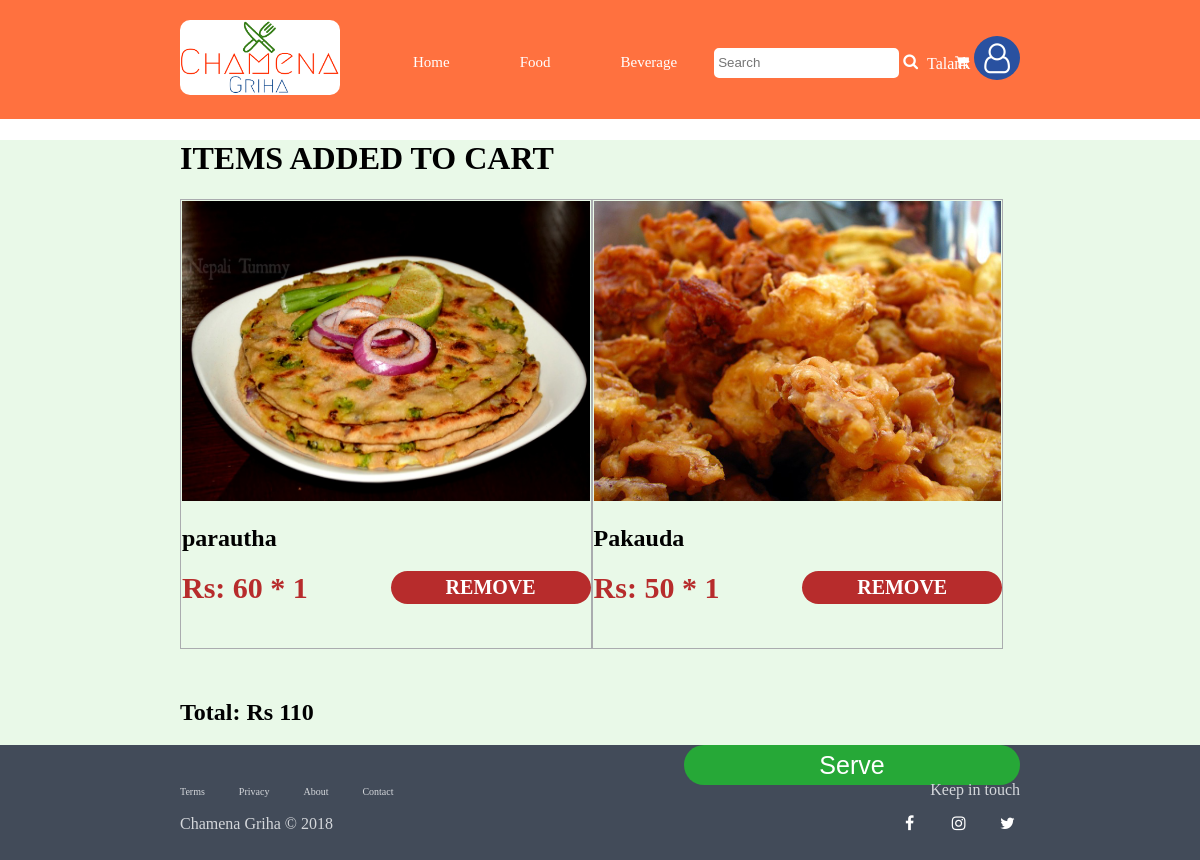
Screenshot of /customer/customer_cart.php (signed in) with the database file from the repository.
### tables this page shows
CREATE TABLE `student` (
  `reg_id` bigint(20) NOT NULL,
  `first_name` varchar(50) DEFAULT NULL,
  `last_name` varchar(50) DEFAULT NULL,
  `u_id` int(11) DEFAULT NULL,
  `photo` varchar(50) NOT NULL,
  `account_no` int(4) DEFAULT NULL,
  `phone` bigint(20) DEFAULT NULL,
  `gender` varchar(6) DEFAULT NULL
);

CREATE TABLE `food` (
  `food_id` int(11) NOT NULL,
  `name` varchar(20) DEFAULT NULL,
  `price` float NOT NULL,
  `photo` varchar(50) DEFAULT NULL,
  `food_desc` varchar(250) DEFAULT NULL
);

CREATE TABLE `cart` (
  `item_id` int(6) NOT NULL,
  `u_id` int(10) NOT NULL,
  `food_id` int(10) NOT NULL,
  `quantity` int(2) NOT NULL,
  `status` int(1) NOT NULL
);

### process/fname.php (called while the page is built, shortened)
 <?php
if ($_SESSION['type']==0)
	$table = "student";
$u_id= $_SESSION['u_id'];
$query = "select * from `{$table}` where u_id =$u_id";
$result = mysqli_query($conn, $query);
$row = mysqli_fetch_array($result);
$firstname = $row['first_name'];
?>

### customer/customer_cart.php (the view, shortened to what this page needs)
<!DOCTYPE html>
<html>
<head>
	<link rel="stylesheet" type="text/css" href="../font-awesome/css/font-awesome.min.css">
	<link rel="stylesheet" type="text/css" href="../css/style.css">
	<link rel="stylesheet" type="text/css" href="../css/login.css">
	<link rel="stylesheet" type="text/css" href="../css/signup.css">
	<link rel="stylesheet" type="text/css" href="../css/customer_home.css">
	<link rel="stylesheet" type="text/css" href="../css/canteen_home.css">
	<link rel="stylesheet" type="text/css" href="../css/clz_admin_home.css">
</head>
<body>
	<?php
	include('customer_header.php');
	?>
<div class="container">
	<div class="content-wrap">
		<div id="cart">
			<h1>ITEMS ADDED TO CART</h1>
			<div class="cart-box">
				<div class="items-added">
					<?php
						include '../process/db_conn.php';
						$u_id=$_SESSION['u_id'];
						$total_price=0;
						$query="select food_id,name, price, photo from food where food_id in (select food_id from cart where u_id=$u_id)";
						$result=mysqli_query($conn,$query);
						if ($result) {
							$nums=mysqli_num_rows($result);
							if($nums>0){
								while($row=mysqli_fetch_array($result)){
									$food_id=$row['food_id'];
									$query2="select quantity,status from cart where u_id=$u_id and food_id=$food_id";
									$result2=mysqli_query($conn,$query2);
									$row2=mysqli_fetch_array($result2);
									$total_price += ($row['price']*$row2['quantity']);
									echo"<div class=cart-item>
											<img src=../images/food/$row[photo]>
											<h2>$row[name]</h2>
											<span>Rs: $row[price] * $row2[quantity]</span>
											<input type=number name=food_id id=food_id value=$row[food_id] style='display: none'>
											<a href=../process/remove_from_cart.php?food_id=$row[food_id]>Remove</a>
										</div>";
								}
							}
						}
					 ?>
				</div>
				<div class="total order serve">
					<h2>Total: Rs <?php echo "$total_price"; ?></h2>
					<?php
						$query="select status from cart where u_id=$u_id";
						$result = mysqli_query($conn, $query);
						$nums=mysqli_num_rows($result);
						if($nums>0){
							$status=0;
							while ($row=mysqli_fetch_array($result)) {
								$status += $row['status'];
							}
							if ($status==0) {
								echo "<form action=../process/order_process.php method=GET>
										<input type=submit name=order value=Order id=order_btn>
									</form>";
							}
							else
								echo "<form action=../process/serve_process.php method=GET>
										<input type=submit name=serve value=Serve id=serve_btn>
									</form>";
						}
				 	?>
				</div>
			</div>
		</div>
	</div>
</div>
<?php
	include('../footer.php');
 ?>

### customer/customer_header.php (shortened to what this page needs)
<header class="customer">
	<div class="content-wrap">
		<img src="../images/logo.PNG">
		<div class="nav-customer">
			<ul>
				<li><a href="../index.php" class="cool-links">Home</a></li>
				<li><a href="customer_food.php" class="cool-links">Food</a></li>
				<li><a href="customer_beverage.php" class="cool-links" >Beverage</a></li>
				<li><label class="search-box">
						<input type="text" name="search" placeholder="Search" class="search">
						<i class="fa fa-search" aria-hidden="true"></i>
					</label>
				</li>
				<li><a href="customer_cart.php" class="cart"><i class="fa fa-shopping-cart" aria-hidden="true"></i>
					<span style="font-size: 13px; margin-left: 3px;" id="number_on_cart">
					</span></a></li>
			</ul>
		</div>
		<div class="acc-settings">
			 <label class="acc">
			 	<span style="color: #fff;">
			 	<?php
			 		include_once('../process/db_conn.php');
					include('../process/fname.php');
					echo"$firstname";
				 ?>
			 	</span>
				<i  onclick="myFunction()" class="fa fa-user-o dropbtn" aria-hidden="true"></i>
			</label>
		</div>
	</div>
</header>

### css/style.css (style rules this page uses)
html { box-sizing: border-box; }
*, *:before, *:after { box-sizing: inherit; }
body { margin: 0; padding: 0; background-image: url("../images/background.png"); background-size: cover; font-family: "Microsoft JhengHei Light"; }
header, footer { width: 100%; padding: 20px 0px; }
.container { width: 100%; background: #e9f9e8; }
.content-wrap { position: relative; margin: auto; max-width: 70%; }
header { background: #ff713f; margin-bottom: 20px; }
header img { width: 160px; border-radius: 10px; }
.search { height: 30px; border-radius: 5px; border: 2px solid #fff; outline: none; }
.search-box i { cursor: pointer; }
.acc-settings { display: inline-block; position: absolute; top: 20%; right: 0; }
.acc-settings label { cursor: pointer; }
.dropbtn { background: #2951a0; font-size: 30px; padding: 7px 10px; border-radius: 50%; color: #fff; border: none; outline: none; cursor: pointer; }

### css/customer_home.css (style rules this page uses)
.nav-customer { position: absolute; top: 35%; display: inline-block; }
.nav-customer li a { text-decoration: none; color: #fff; margin: 2.2em; padding: 5px 0; font-size: 20px; }
@media (max-width:1400px) { .nav-customer li a { font-size: 15px; } }
ul { display: inline; list-style-type: none; }
li { display: inline; text-decoration: none; color: #fff; }
.food-item a, .beverage-item a, .cart-item a { position: absolute; display: inline-block; right: 0; width:200px; color: #fff; font-size: 20px; font-weight: 900; border-radius: 50px; padding: 5px; margin-bottom: 5px; text-align: center; text-decoration: none; text-transform: uppercase; background: #b72c2c; }
.cart-item { position: relative; display: inline-block; margin-bottom: 30px; height: 450px; width: 49%; border: 1px solid #aaacaf; padding: 1px; }
.cart-item img { width: 100%; height: 300px; }
.cart-item span { font-size: 30px; font-weight: bold; color: #b72c2c; }
.total.order.serve h2 { position: relative; display: inline-block; }
.cart-box form input[name="order"], .cart-box form input[name="serve"] { display: inline-block; position: absolute; right: 0; height: 30px; border: none; color: white; outline: none; height: 40px; width: 40%; cursor: pointer; font-size: 25px; border-radius: 50px; }
.cart-box form input[name="serve"] { background: #26a837; }

### css/canteen_home.css (style rules this page uses)
ul { display: inline; list-style-type: none; }
li { display: inline; text-decoration: none; color: #fff; }

### css/clz_admin_home.css (style rules this page uses)
ul { display: inline; list-style-type: none; }
li { display: inline; text-decoration: none; color: #fff; }

### customer/customer_header.php (style rules this page uses)
body { margin: 0; padding: 0; background-image: none; background-size: cover; }

### rows the page displays
student: first_name "Talank"
food: photo (picture), name "parautha", price "60", cart.quantity "1"
food: photo (picture), name "Pakauda", price "50", cart.quantity "1"

### other values shown
$total_price "110"
